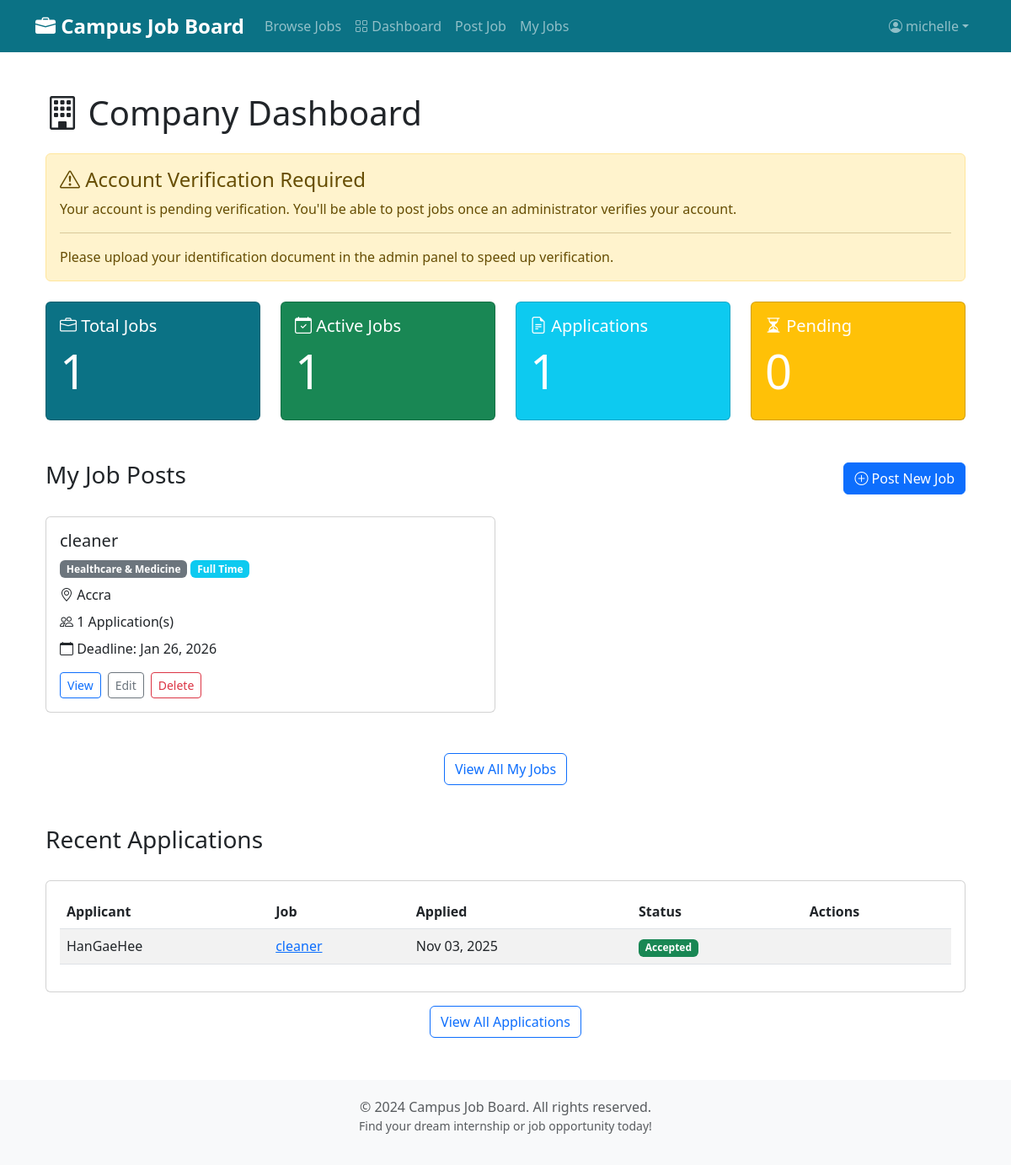
Page /dashboards/company/ (signed in) on the earlier database version.
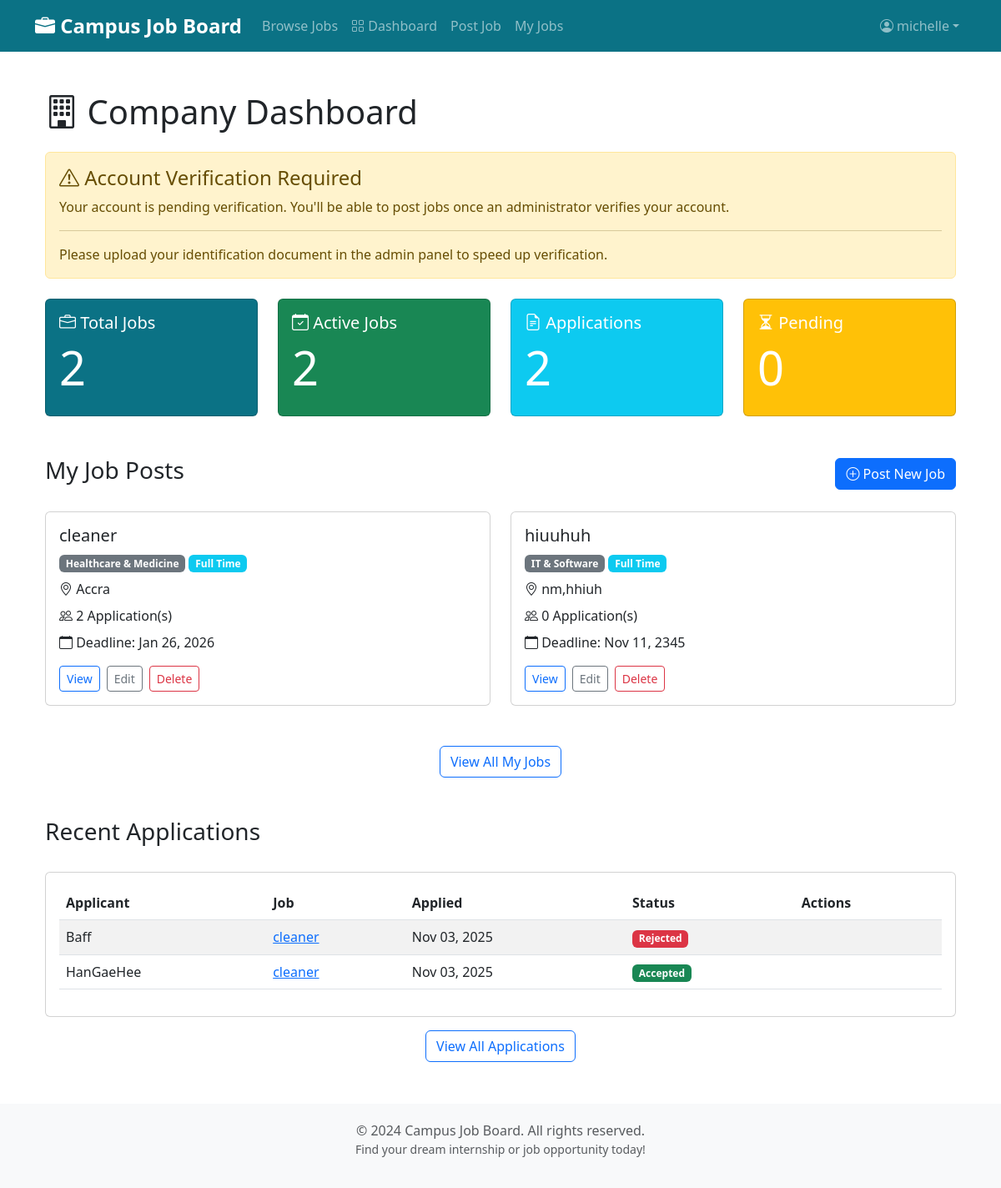
Same page on the later database version.
### jobs/models.py (models this page shows, shortened)
class JobPost(models.Model):
    FULL_TIME = 'FT'
    PART_TIME = 'PT'
    INTERNSHIP = 'INT'
    CONTRACT = 'CON'
    JOB_TYPE_CHOICES = [
        (FULL_TIME, 'Full Time'),
        (PART_TIME, 'Part Time'),
        (INTERNSHIP, 'Internship'),
        (CONTRACT, 'Contract'),
    ]
    IT = 'IT'
    MARKETING = 'MKT'
    FINANCE = 'FIN'
    SALES = 'SLS'
    HR = 'HR'
    ENGINEERING = 'ENG'
    EDUCATION = 'EDU'
    HEALTHCARE = 'HLT'
    MEDIA = 'MED'
    LAW = 'LAW'
    CONSTRUCTION = 'CON'
    CUSTOMER_SERVICE = 'CS'
    ARCHITECTURE = 'ARC'
    ACCOUNTING = 'ACC'
    OTHER = 'OTH'
    CATEGORY_CHOICES = [
        (IT, 'IT & Software'),
        (FINANCE, 'Finance & Accounting'),
        (ACCOUNTING, 'Accounting'),
        (MARKETING, 'Marketing & Sales'),
        (SALES, 'Sales'),
        (EDUCATION, 'Education & Training'),
        (ENGINEERING, 'Engineering'),
        (ARCHITECTURE, 'Architecture'),
        (HEALTHCARE, 'Healthcare & Medicine'),
        (MEDIA, 'Media & Design'),
        (HR, 'Human Resources'),
        (LAW, 'Law & Administration'),
        (CONSTRUCTION, 'Construction & Real Estate'),
        (CUSTOMER_SERVICE, 'Customer Service'),
        (OTHER, 'Others'),
    ]
    CURRENCY_CHOICES = [
        ('USD', 'USD - US Dollar'),
        ('GHS', 'GHS - Ghanaian Cedi'),
        ('EUR', 'EUR - Euro'),
        ('GBP', 'GBP - British Pound'),
        ('NGN', 'NGN - Nigerian Naira'),
        ('KES', 'KES - Kenyan Shilling'),
        ('ZAR', 'ZAR - South African Rand'),
        ('CAD', 'CAD - Canadian Dollar'),
        ('AUD', 'AUD - Australian Dollar'),
    ]
    title = models.CharField(max_length=200)
    company = models.ForeignKey(settings.AUTH_USER_MODEL,
                                on_delete=models.CASCADE,
                                limit_choices_to={'is_company': True},
                                related_name='job_posts')
    description = models.TextField(help_text="Detailed job description")
    requirements = models.TextField(
        help_text="Required qualifications and skills")
    location = models.CharField(max_length=200)
    category = models.CharField(max_length=3,
                                choices=CATEGORY_CHOICES,
                                default=IT)
    job_type = models.CharField(max_length=3,
                                choices=JOB_TYPE_CHOICES,
                                default=FULL_TIME)
    date_posted = models.DateTimeField(default=timezone.now)
    deadline = models.DateField(help_text="Application deadline")
    salary = models.DecimalField(max_digits=10,
                                 decimal_places=2,
                                 null=True,
                                 blank=True,
                                 help_text="Salary range (optional)")
    currency = models.CharField(max_length=3,
                                choices=CURRENCY_CHOICES,
                                default='USD',
                                help_text="Currency for salary")
    image = models.ImageField(
        upload_to='job_images/',
        null=True,
        blank=True,
        help_text="Optional image for the job posting")
    is_approved = models.BooleanField(
        default=False, help_text="Whether this job post is approved by admin")
    class Meta:
        ordering = ['-date_posted']
        indexes = [
            models.Index(fields=['-date_posted']),
            models.Index(fields=['category']),
            models.Index(fields=['job_type']),
        ]

class Application(models.Model):
    PENDING = 'P'
    ACCEPTED = 'A'
    REJECTED = 'R'
    STATUS_CHOICES = [
        (PENDING, 'Pending'),
        (ACCEPTED, 'Accepted'),
        (REJECTED, 'Rejected'),
    ]
    job = models.ForeignKey(JobPost,
                            on_delete=models.CASCADE,
                            related_name='applications')
    applicant = models.ForeignKey(settings.AUTH_USER_MODEL,
                                  on_delete=models.CASCADE,
                                  limit_choices_to={'is_company': False},
                                  related_name='job_applications')
    cover_letter = models.TextField(
        help_text="Why you're interested in this position")
    cv = models.FileField(upload_to='applications/cv/',
                          null=True,
                          blank=True,
                          help_text="Upload your CV/Resume (PDF, DOC, DOCX)")
    transcript = models.FileField(
        upload_to='applications/transcripts/',
        null=True,
        blank=True,
        help_text="Upload your academic transcript (PDF)")
    certificate = models.FileField(
        upload_to='applications/certificates/',
        null=True,
        blank=True,
        help_text="Upload any relevant certificates (PDF)")
    other_document = models.FileField(
        upload_to='applications/other/',
        null=True,
        blank=True,
        help_text="Upload any other supporting document")
    date_applied = models.DateTimeField(default=timezone.now)
    status = models.CharField(max_length=1,
                              choices=STATUS_CHOICES,
                              default=PENDING)
    company_unread = models.BooleanField(
        default=True,
        help_text="Whether the company has an unread notification for this application")
    applicant_unread = models.BooleanField(
        default=False,
        help_text="Whether the applicant has an unread notification for status updates")
    class Meta:
        ordering = ['-date_applied']
        unique_together = [['job', 'applicant']]
        indexes = [
            models.Index(fields=['-date_applied']),
            models.Index(fields=['status']),
        ]

### users/models.py (models this page shows, shortened)
class CustomUser(AbstractUser):
    is_company = models.BooleanField(
        default=False,
        help_text="Designates whether this user is a company/employer")
    id_document = models.FileField(
        upload_to='user_ids/',
        null=True,
        blank=True,
        help_text='Upload an identification document (image or PDF) for verification')
    institution = models.CharField(
        max_length=255,
        help_text='Enter your school or company name for verification',
        null=True,
        blank=True
    )
    PENDING = 'P'
    VERIFIED = 'V'
    REJECTED = 'R'
    VERIFICATION_STATUS_CHOICES = [
        (PENDING, 'Pending'),
        (VERIFIED, 'Verified'),
        (REJECTED, 'Rejected'),
    ]
    verification_status = models.CharField(
        max_length=1,
        choices=VERIFICATION_STATUS_CHOICES,
        default=PENDING,
        help_text='Status of identity verification')

### jobs/views.py (the view)
@login_required
def company_dashboard(request):
    if not request.user.is_company:
        messages.warning(request, "Only companies can access this page.")
        return redirect('jobs:job_list')
    from django.utils import timezone
    jobs = JobPost.objects.filter(company=request.user).annotate(
        application_count=Count('applications'))
    total_jobs = jobs.count()
    active_jobs = jobs.filter(deadline__gte=timezone.now().date()).count()
    total_applications = Application.objects.filter(
        job__company=request.user).count()
    pending_applications = Application.objects.filter(
        job__company=request.user, status='P').count()
    recent_applications = Application.objects.filter(
        job__company=request.user).select_related(
            'applicant', 'job').order_by('-date_applied')[:5]
    try:
        Application.objects.filter(job__company=request.user,
                                   company_unread=True).update(
            company_unread=False)
    except Exception:
        pass
    context = {
        'total_jobs': total_jobs,
        'active_jobs': active_jobs,
        'total_applications': total_applications,
        'pending_applications': pending_applications,
        'jobs': jobs[:5],
        'recent_applications': recent_applications,
    }
    return render(request, 'jobs/company_dashboard.html', context)

### jobs/context_processors.py (called while the page is built)
def notification_counts(request):
    company_unread = 0
    applicant_unread = 0
    user = getattr(request, 'user', None)
    if user and user.is_authenticated:
        try:
            if getattr(user, 'is_company', False):
                company_unread = Application.objects.filter(
                    job__company=user, company_unread=True).count()
            else:
                applicant_unread = Application.objects.filter(
                    applicant=user, applicant_unread=True).count()
        except Exception:
            company_unread = 0
            applicant_unread = 0
    return {
        'company_unread_count': company_unread,
        'applicant_unread_count': applicant_unread,
    }

### jobs/templates/jobs/company_dashboard.html (shortened to what the changed rows need)
{% extends 'base.html' %}
{% load static %}
{% block content %}
<div class="container my-5">
    <h1 class="mb-4"><i class="bi bi-building"></i> Company Dashboard</h1>
    <div class="row g-4 mb-5">
        <div class="col-md-3">
            <div class="card bg-primary text-white h-100">
                <div class="card-body">
                    <h5 class="card-title"><i class="bi bi-briefcase"></i> Total Jobs</h5>
                    <h2 class="display-4">{{ total_jobs }}</h2>
                </div>
            </div>
        </div>
        <div class="col-md-3">
            <div class="card bg-success text-white h-100">
                <div class="card-body">
                    <h5 class="card-title"><i class="bi bi-calendar-check"></i> Active Jobs</h5>
                    <h2 class="display-4">{{ active_jobs }}</h2>
                </div>
            </div>
        </div>
        <div class="col-md-3">
            <div class="card bg-info text-white h-100">
                <div class="card-body">
                    <h5 class="card-title"><i class="bi bi-file-earmark-text"></i> Applications</h5>
                    <h2 class="display-4">{{ total_applications }}</h2>
                </div>
            </div>
        </div>
        <div class="col-md-3">
            <div class="card bg-warning text-white h-100">
                <div class="card-body">
                    <h2 class="display-4">{{ pending_applications }}</h2>
                </div>
            </div>
        </div>
    </div>
    {% if jobs %}
    <div class="row g-4 mb-5">
        {% for job in jobs %}
        <div class="col-md-6">
            <div class="card">
                <div class="card-body">
                    <h5 class="card-title">{{ job.title }}</h5>
                    <p class="text-muted mb-2">
                        <span class="badge bg-secondary">{{ job.get_category_display }}</span>
                        <span class="badge bg-info">{{ job.get_job_type_display }}</span>
                    </p>
                    <p class="mb-2"><i class="bi bi-geo-alt"></i> {{ job.location }}</p>
                    <p class="mb-2"><i class="bi bi-people"></i> {{ job.application_count }} Application(s)</p>
                    <p class="mb-3"><i class="bi bi-calendar"></i> Deadline: {{ job.deadline|date:"M d, Y" }}</p>
                    <div class="d-flex gap-2">
                        <a href="{% url 'jobs:job_detail' job.pk %}" class="btn btn-sm btn-outline-primary">View</a>
                        <a href="{% url 'jobs:edit_job' job.pk %}" class="btn btn-sm btn-outline-secondary">Edit</a>
                        <a href="{% url 'jobs:delete_job' job.pk %}" class="btn btn-sm btn-outline-danger">Delete</a>
                    </div>
                </div>
            </div>
        </div>
        {% endfor %}
    </div>
    {% else %}
    <div class="alert alert-info">
        <i class="bi bi-info-circle"></i> You haven't posted any jobs yet. <a href="{% url 'jobs:create_job' %}">Post your first job</a> now!
    </div>
    {% endif %}
    {% if recent_applications %}
    <div class="row g-4 mt-4">
        <div class="col-md-12">
            <div class="card">
                <div class="card-body">
                    <div class="table-responsive">
                        <table class="table table-striped">
                            <thead>
                                <tr>
                                    <th>Applicant</th>
                                    <th>Job</th>
                                    <th>Applied</th>
                                    <th>Status</th>
                                    <th>Actions</th>
                                </tr>
                            </thead>
                            <tbody>
                                {% for app in recent_applications %}
                                <tr>
                                    <td>{{ app.applicant.username }}</td>
                                    <td><a href="{% url 'jobs:view_application' app.pk %}">{{ app.job.title }}</a></td>
                                    <td>{{ app.date_applied|date:"M d, Y" }}</td>
                                    <td>
                                        {% if app.status == 'P' %}
                                        <span class="badge bg-warning">Pending</span>
                                        {% elif app.status == 'A' %}
                                        <span class="badge bg-success">Accepted</span>
                                        {% else %}
                                        <span class="badge bg-danger">Rejected</span>
                                        {% endif %}
                                    </td>
                                    <td>
                                    </td>
                                </tr>
                                {% endfor %}
                            </tbody>
                        </table>
                    </div>
                </div>
            </div>
        </div>
    </div>
    {% endif %}
</div>
{% endblock %}

Differences in the rows shown:
computed for JobPost "cleaner": application_count "1" → "2"
added JobPost: title "hiuuhuh", category "IT & Software", job_type "Full Time", location "nm,hhiuh", application_count "0", deadline "Nov 11, 2345"
added Application: applicant.username "Baff", job "cleaner", date_applied "Nov 03, 2025", status "Rejected"
Other differences:
{{ total_jobs }}: "1" → "2"
{{ active_jobs }}: "1" → "2"
{{ total_applications }}: "1" → "2"
